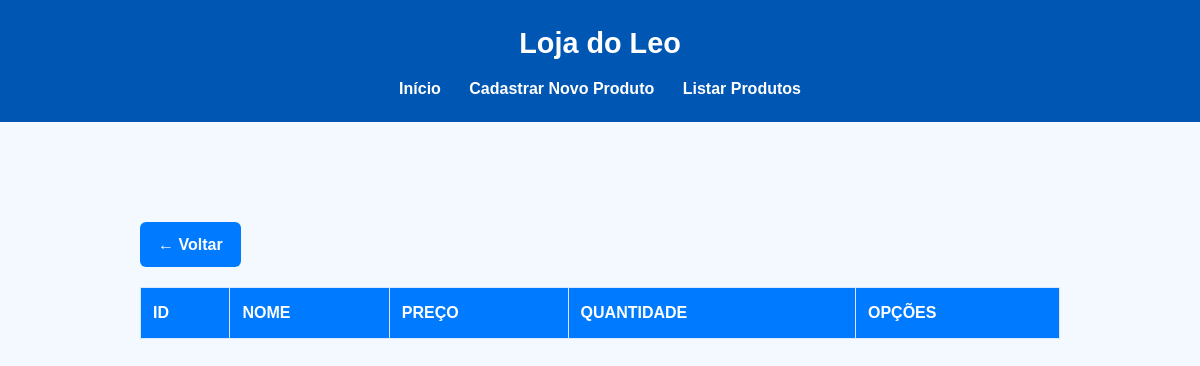
Before: /listar.php with the older database file.
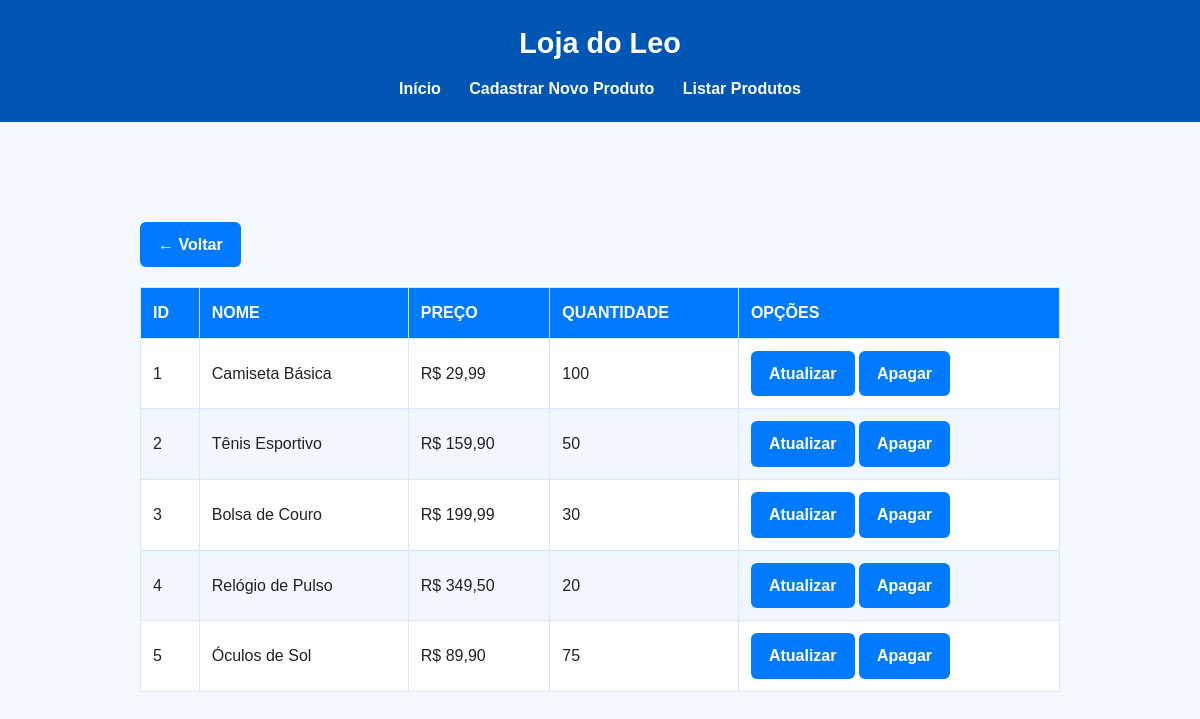
After: the same page with the newer database file.
### tables this page shows
CREATE TABLE `produtos` (
  `id` int(11) NOT NULL,
  `nome` varchar(255) NOT NULL,
  `preco` decimal(10,2) NOT NULL,
  `quantidade` int(11) NOT NULL
);

### listar.php (the view, shortened to what this page needs)
<?php
include "cabecalho.php";
require 'conexao.php';
?>
<div class="container">
    <a href="index.php" class="btn btn-link mb-3">← Voltar</a>
    <table class="table">
        <thead>
            <tr>
                <th scope="col">ID</th>
                <th scope="col">NOME</th>
                <th scope="col">PREÇO</th>
                <th scope="col">QUANTIDADE</th>
                <th scope="col">OPÇÕES</th>
            </tr>
        </thead>
        <tbody>
            <?php
            $sql = "SELECT * FROM produtos ORDER BY id ASC";
            $stmt = $pdo->query($sql);
            while ($produto = $stmt->fetch(PDO::FETCH_ASSOC)) {
                echo "<tr>";
                echo "<td>" . htmlspecialchars($produto['id']) . "</td>";
                echo "<td>" . htmlspecialchars($produto['nome']) . "</td>";
                echo "<td>R$ " . number_format($produto['preco'], 2, ',', '.') . "</td>";
                echo "<td>" . htmlspecialchars($produto['quantidade']) . "</td>";
                echo "<td>
                        <div class='btn-group' role='group'>
                            <a href='form_atualizado.php?id=" . urlencode($produto['id']) . "' class='btn btn-success'>Atualizar</a>
                            <a href='apagar.php?id=" . urlencode($produto['id']) . "' class='btn btn-danger' onclick=\"return confirm('Deseja realmente apagar este produto?');\">Apagar</a>
                        </div>
                      </td>";
                echo "</tr>";
            }
            ?>
        </tbody>
    </table>
</div>
</body>
</html>

### cabecalho.php (shortened to what this page needs)
<!DOCTYPE html>
<html lang="pt-BR">
<head>
  <link rel="stylesheet" href="style.css">
</head>
<body>
  <header>
    <h1>Loja do Leo</h1>
    <nav>
      <a href="index.php">Início</a>
      <a href="cadastrar.php">Cadastrar Novo Produto</a>
      <a href="listar.php">Listar Produtos</a>
    </nav>
  </header>
  <div class="container">

### style.css (style rules this page uses)
* { margin: 0; padding: 0; box-sizing: border-box; }
body { font-family: Arial, sans-serif; background: #f4f8ff; color: #222; line-height: 1.6; }
header { background: #0056b3; color: #fff; padding: 20px; text-align: center; }
header h1 { font-size: 1.8rem; margin-bottom: 10px; }
nav { margin-top: 10px; }
nav a { color: #fff; text-decoration: none; margin: 0 12px; font-weight: bold; transition: 0.3s; }
.container { max-width: 1000px; margin: 30px auto; padding: 20px; }
button, .btn { display: inline-block; background: #007bff; color: #fff; border: none; padding: 10px 18px; border-radius: 6px; cursor: pointer; transition: 0.3s; text-decoration: none; font-weight: bold; }
table { width: 100%; border-collapse: collapse; margin-top: 20px; background: #fff; border: 1px solid #d9e6ff; }
table th, table td { padding: 12px; text-align: left; border: 1px solid #d9e6ff; }
table thead { background: #007bff; color: #fff; }
table tr:nth-child(even) { background: #f2f6ff; }

Changed rows visible on the page:
added produtos: id "1", nome "Camiseta Básica", preco "29,99", quantidade "100"
added produtos: id "2", nome "Tênis Esportivo", preco "159,90", quantidade "50"
added produtos: id "3", nome "Bolsa de Couro", preco "199,99", quantidade "30"
added produtos: id "4", nome "Relógio de Pulso", preco "349,50", quantidade "20"
added produtos: id "5", nome "Óculos de Sol", preco "89,90", quantidade "75"
